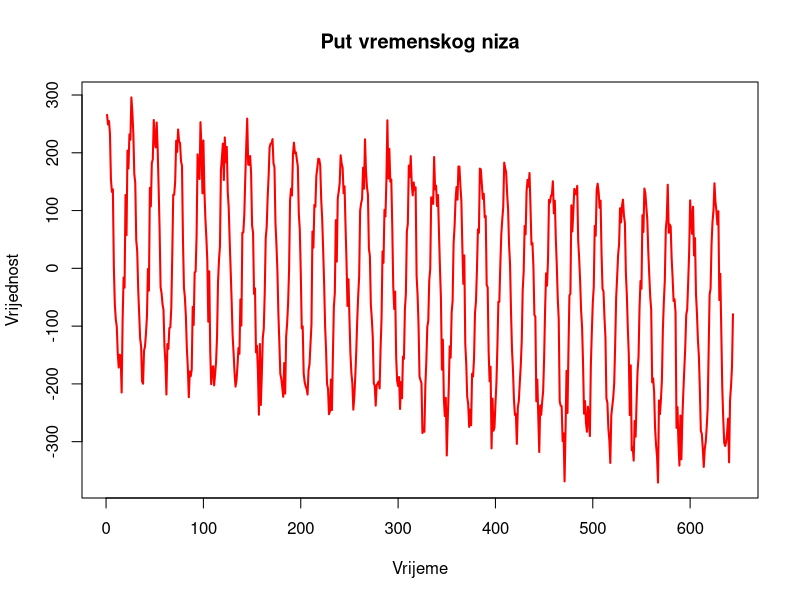
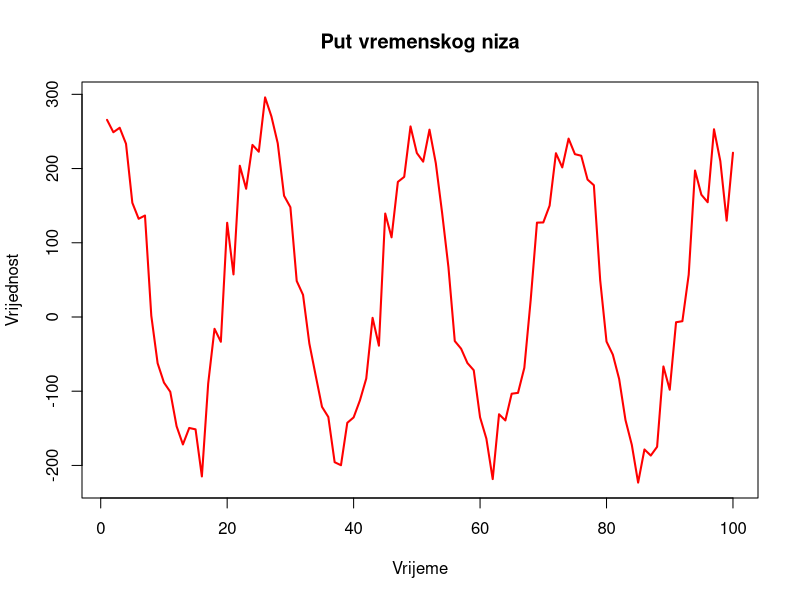
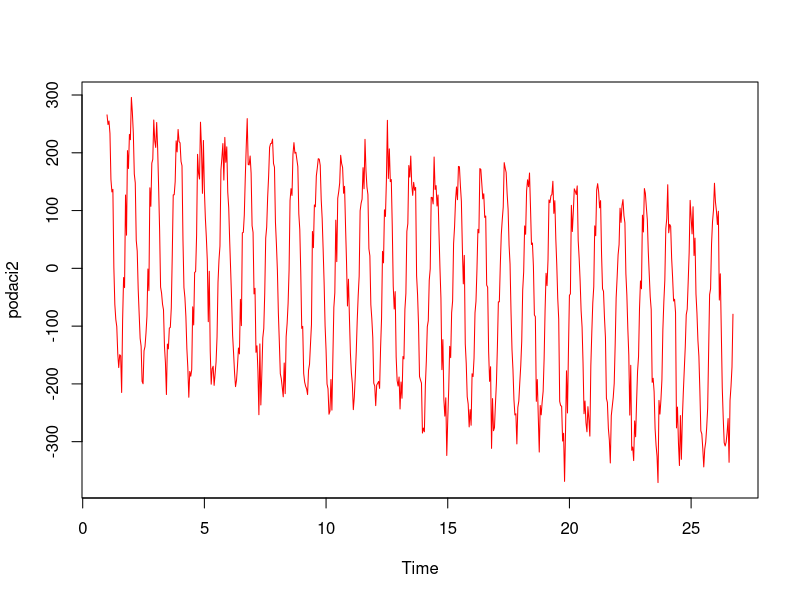
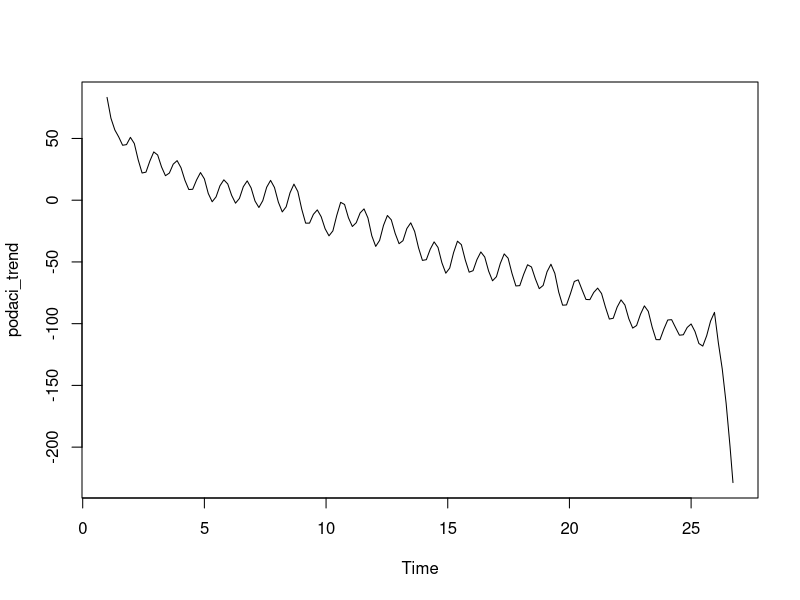
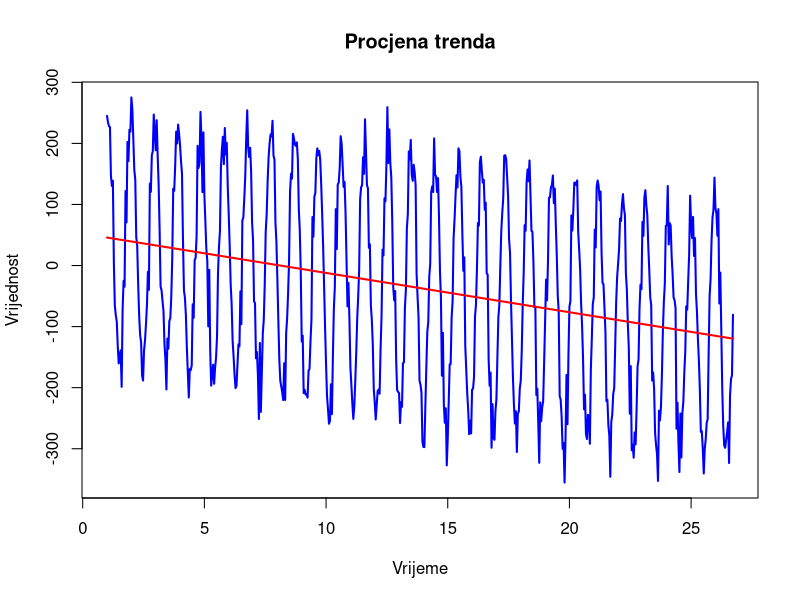
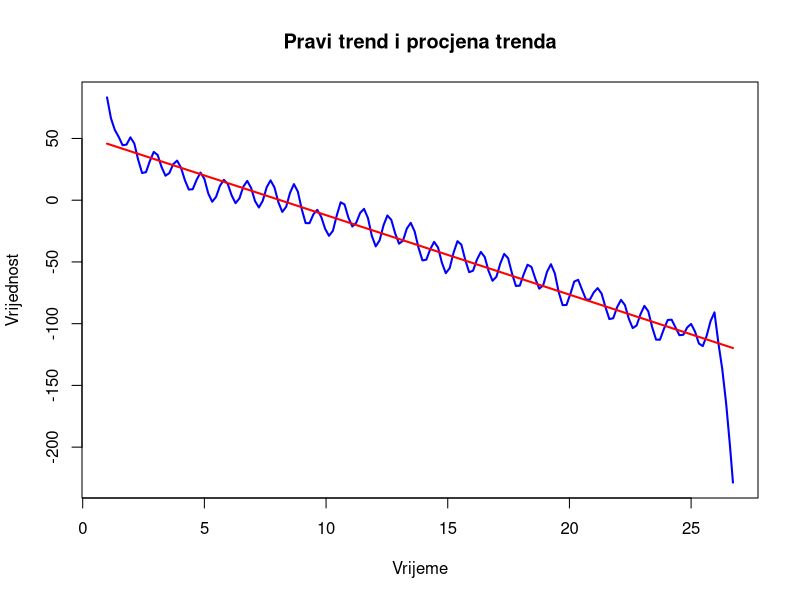
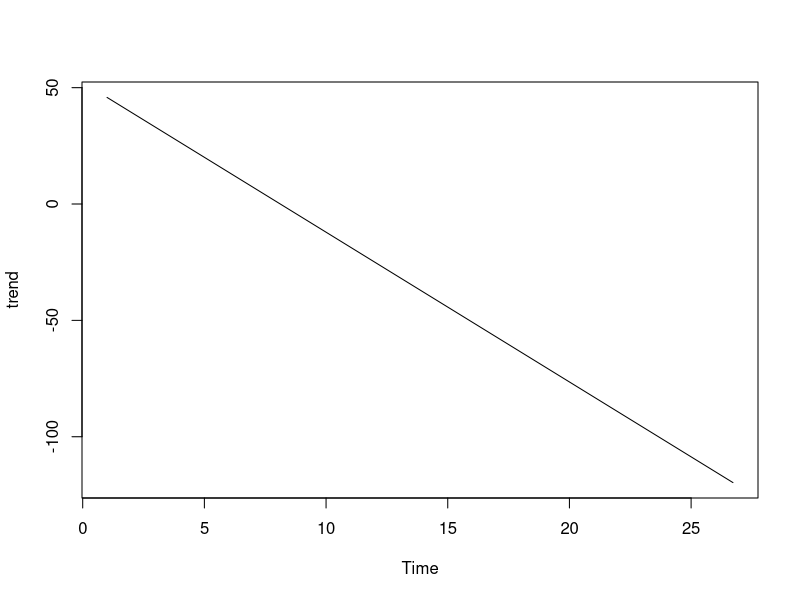
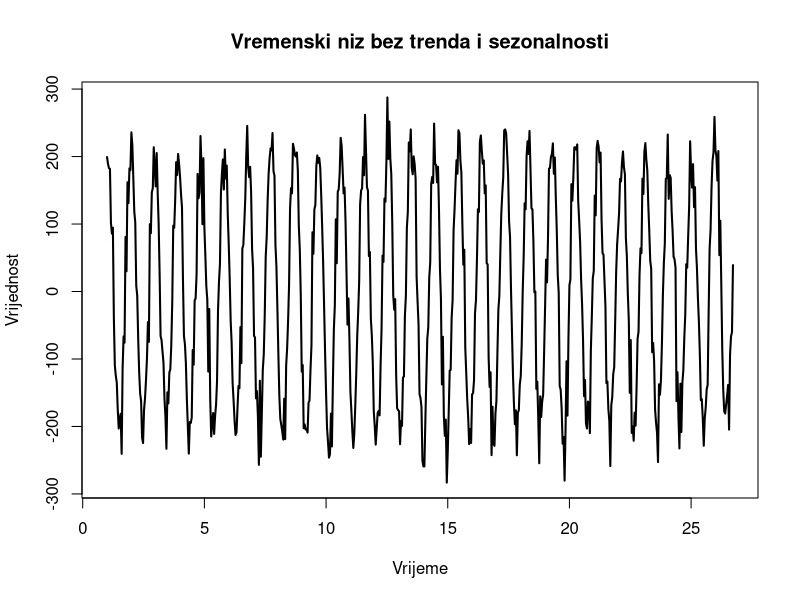

R code for these plots, in order:
library(tseries)
#a)
podaci = as.numeric(read.table('podaci.txt', header = FALSE))
plot(podaci,col='red',type='l', xlab='Vrijeme', ylab='Vrijednost',lwd=2,main="Put vremenskog niza")
plot(podaci[1:100],col='red',type='l', xlab='Vrijeme', ylab='Vrijednost',lwd=2,main="Put vremenskog niza")
#Iz ovoga vidimo da bi sezonalna komponenta mogla biti 25
podaci2=ts(podaci,start=1,freq=25)
plot.ts(podaci2,col='red', cex=0.5)
duljina = length(podaci2)
duljina
##Trazimo sezonalnu komponentu
x<-stl(podaci2, "periodic")
komponente<-x$time.series
komponente
podaci_seasonal<-komponente[,"seasonal"]
podaci_seasonal
##samo za provjeru kada budemo rucno trend računali
podaci_trend<-komponente[,"trend"]
plot(podaci_trend)


podaci_ds=podaci2-podaci_seasonal
podaci_ds

plot(podaci_ds,col='blue', cex=0.5, xlab='Vrijeme', ylab='Vrijednost',lwd=2,main="Procjena trenda")

vrijeme=time(podaci2)
vrijeme

model1 <- lm(podaci_ds ~ vrijeme)
summary(model1)
lines(as.numeric(vrijeme),model1$fitted.values,col='red',lwd=2)
remainder=model1$residuals

plot(podaci_trend,col='blue',cex=0.5, xlab='Vrijeme', ylab='Vrijednost',lwd=2,main="Pravi trend i procjena trenda")
lines(as.numeric(vrijeme),model1$fitted.values,col='red', xlab='Vrijeme', ylab='Vrijednost',lwd=2,main="Put vremenskog niza")

#model2 <- lm(podaci_ds ~ vrijeme + I(vrijeme^2))
#summary(model2)
#lines(as.numeric(vrijeme),model1$fitted.values,col='red',lwd=2)

#model3 <- lm(podaci_ds ~ vrijeme + I(vrijeme^2))
#summary(model2)
#lines(as.numeric(vrijeme),model1$fitted.values,col='red',lwd=2)
trend = model1$coef[1]+model1$coef[2]*vrijeme
plot(trend)
podaci_bezs_bezt=podaci2-komponente[,"seasonal"]-trend
ts.plot(podaci_bezs_bezt,  xlab='Vrijeme', ylab='Vrijednost',lwd=2,main="Vremenski niz bez trenda i sezonalnosti")
acf(podaci_bezs_bezt)

###c dio

podaci.ar <- ar(podaci_bezs_bezt, method = 'yule-walker')
podaci.ar
podaci.ar$order #AR(14)

arima(podaci_bezs_bezt, order = c(14, 0, 0), include.mean = TRUE, method = 'ML')
#AIC = 6251.8 ## najbolji

arima(podaci_bezs_bezt, order = c(1, 0, 1), include.mean = TRUE, method = 'ML')
#AIC = 7047.06 

arima(podaci_bezs_bezt, order = c(0, 0, 1), include.mean = TRUE, method = 'ML')
#AIC = 7745.52

arima(podaci_bezs_bezt, order = c(0, 0, 2), include.mean = TRUE, method = 'ML')
#AIC = 7454.79

arima(podaci_bezs_bezt, order = c(0, 0, 3), include.mean = TRUE, method = 'ML')
#AIC = 7199.98

#nema smisla GARCH jer acf graf ne ide u 0

# d) biramo model AR(14) jer ima najmanji AIC

najbolji <- arima(podaci_bezs_bezt, order = c(14, 0 , 0), include.mean = TRUE, method = 'ML')
as.numeric(najbolji$coef)
#[1]  0.061256704 -0.441499173 -0.005122059
najbolji

?arima


# e)


predikcija = predict(najbolji, n.ahead = 1)
predikcija



pretp <- as.numeric(predikcija$pred)
pretp #54.898



t_novi = 26.72
tr_novi = model1$coef[1]+model1$coef[2]*t_novi
tr_novi=as.numeric(tr_novi)
sez_novi=podaci_seasonal[20]

U = pretp + 1.96*as.numeric(predikcija$se)+tr_novi+sez_novi
L = pretp - 1.96*as.numeric(predikcija$se)+tr_novi+sez_novi

plot((length(podaci)-9):length(podaci),podaci[(length(podaci)-9):length(podaci)], type = "l",xlim=c(duljina-9,duljina+1), ylim = c(min(podaci), max(podaci) + 30), ylab = "Vrijednost", xlab = "Vrijeme",main='Predviđena vrijednost' )
lines( duljina: (duljina + 1) , c( podaci[duljina], pretp+tr_novi+sez_novi), col = "red", type = "o", lty = "dashed",pch=19)
lines( duljina: (duljina + 1) , c( podaci[duljina], U ), col = "blue", type ="o", lty = "dashed",pch=19)
lines(duljina: (duljina + 1) , c( podaci[duljina], L ), col = "blue", type = "o", lty = "dashed",pch=19)
legend('topright', inset = 0.01, legend=c("Predikcijski interval","Predvidena vrijednost"), fill=c("blue","red"))

 


